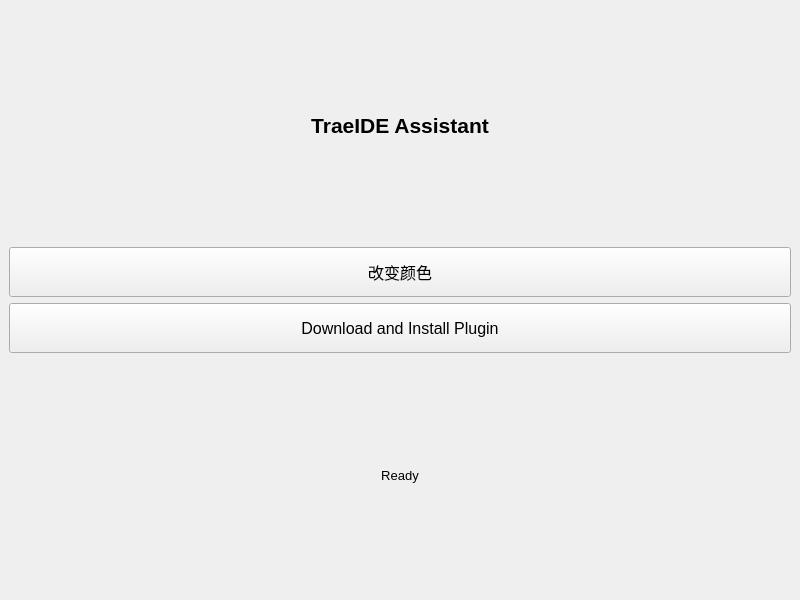
<?xml version="1.0" encoding="UTF-8"?>
<ui version="4.0">
 <class>MainWindow</class>
 <widget class="QMainWindow" name="MainWindow">
  <property name="geometry">
   <rect>
    <x>0</x>
    <y>0</y>
    <width>800</width>
    <height>600</height>
   </rect>
  </property>
  <property name="windowTitle">
   <string>TraeIDE Assistant</string>
  </property>
  <widget class="QWidget" name="centralWidget">
   <layout class="QVBoxLayout" name="verticalLayout">
    <item>
     <widget class="QLabel" name="titleLabel">
      <property name="font">
       <font>
        <pointsize>16</pointsize>
        <weight>75</weight>
        <bold>true</bold>
       </font>
      </property>
      <property name="text">
       <string>TraeIDE Assistant</string>
      </property>
      <property name="alignment">
       <set>Qt::AlignCenter</set>
      </property>
     </widget>
    </item>
    <item>
     <widget class="QPushButton" name="eyeProtectionBtn">
      <property name="minimumSize">
       <size>
        <width>0</width>
        <height>50</height>
       </size>
      </property>
      <property name="font">
       <font>
        <pointsize>12</pointsize>
       </font>
      </property>
      <property name="text">
       <string>改变颜色</string>
      </property>
     </widget>
    </item>
    <item>
     <widget class="QPushButton" name="downloadPluginBtn">
      <property name="minimumSize">
       <size>
        <width>0</width>
        <height>50</height>
       </size>
      </property>
      <property name="font">
       <font>
        <pointsize>12</pointsize>
       </font>
      </property>
      <property name="text">
       <string>Download and Install Plugin</string>
      </property>
     </widget>
    </item>
    <item>
     <widget class="QLabel" name="statusLabel">
      <property name="font">
       <font>
        <pointsize>10</pointsize>
       </font>
      </property>
      <property name="text">
       <string>Ready</string>
      </property>
      <property name="alignment">
       <set>Qt::AlignCenter</set>
      </property>
     </widget>
    </item>
   </layout>
  </widget>
 </widget>
 <resources/>
 <connections/>
</ui>
